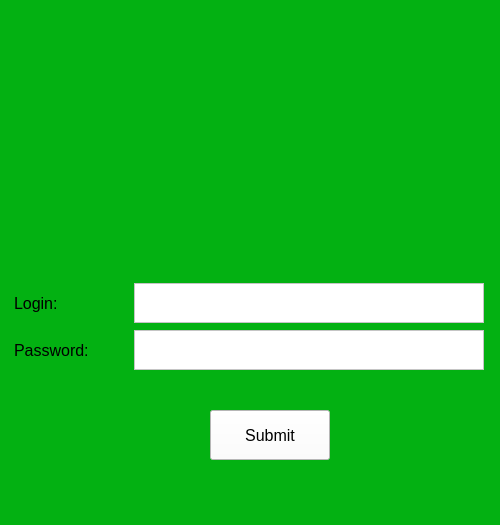
<?xml version="1.0" encoding="UTF-8"?>
<ui version="4.0">
 <class>MainWindow</class>
 <widget class="QMainWindow" name="MainWindow">
  <property name="geometry">
   <rect>
    <x>0</x>
    <y>0</y>
    <width>500</width>
    <height>525</height>
   </rect>
  </property>
  <property name="windowTitle">
   <string>MainWindow</string>
  </property>
  <property name="styleSheet">
   <string notr="true">background-color: rgb(3, 177, 18);</string>
  </property>
  <widget class="QWidget" name="centralwidget">
   <widget class="QWidget" name="gridLayoutWidget">
    <property name="geometry">
     <rect>
      <x>0</x>
      <y>282</y>
      <width>500</width>
      <height>91</height>
     </rect>
    </property>
    <layout class="QGridLayout" name="gridLayout">
     <item row="1" column="0">
      <widget class="QLabel" name="password">
       <property name="minimumSize">
        <size>
         <width>100</width>
         <height>40</height>
        </size>
       </property>
       <property name="maximumSize">
        <size>
         <width>100</width>
         <height>40</height>
        </size>
       </property>
       <property name="font">
        <font>
         <pointsize>12</pointsize>
        </font>
       </property>
       <property name="text">
        <string>Password:</string>
       </property>
      </widget>
     </item>
     <item row="0" column="0">
      <widget class="QLabel" name="login">
       <property name="minimumSize">
        <size>
         <width>100</width>
         <height>40</height>
        </size>
       </property>
       <property name="maximumSize">
        <size>
         <width>100</width>
         <height>40</height>
        </size>
       </property>
       <property name="font">
        <font>
         <pointsize>12</pointsize>
        </font>
       </property>
       <property name="text">
        <string>Login: </string>
       </property>
      </widget>
     </item>
     <item row="0" column="1">
      <widget class="QTextEdit" name="login_edit">
       <property name="minimumSize">
        <size>
         <width>350</width>
         <height>40</height>
        </size>
       </property>
       <property name="maximumSize">
        <size>
         <width>350</width>
         <height>40</height>
        </size>
       </property>
       <property name="styleSheet">
        <string notr="true">background-color: rgb(255, 255, 255);</string>
       </property>
      </widget>
     </item>
     <item row="1" column="1">
      <widget class="QTextEdit" name="password_edit">
       <property name="minimumSize">
        <size>
         <width>350</width>
         <height>40</height>
        </size>
       </property>
       <property name="maximumSize">
        <size>
         <width>350</width>
         <height>40</height>
        </size>
       </property>
       <property name="styleSheet">
        <string notr="true">background-color: rgb(255, 255, 255);</string>
       </property>
      </widget>
     </item>
    </layout>
   </widget>
   <widget class="QPushButton" name="submit_btn">
    <property name="geometry">
     <rect>
      <x>210</x>
      <y>410</y>
      <width>120</width>
      <height>50</height>
     </rect>
    </property>
    <property name="font">
     <font>
      <pointsize>12</pointsize>
     </font>
    </property>
    <property name="styleSheet">
     <string notr="true">background-color: rgb(255, 255, 255);</string>
    </property>
    <property name="text">
     <string>Submit</string>
    </property>
   </widget>
   <widget class="QLabel" name="Logo_label">
    <property name="geometry">
     <rect>
      <x>0</x>
      <y>0</y>
      <width>500</width>
      <height>100</height>
     </rect>
    </property>
    <property name="text">
     <string/>
    </property>
   </widget>
  </widget>
  <widget class="QStatusBar" name="statusBar">
   <property name="font">
    <font>
     <pointsize>10</pointsize>
    </font>
   </property>
  </widget>
 </widget>
 <resources/>
 <connections/>
</ui>
